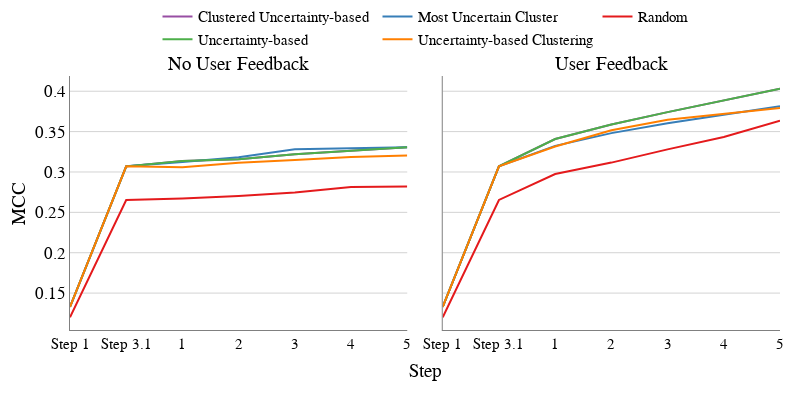
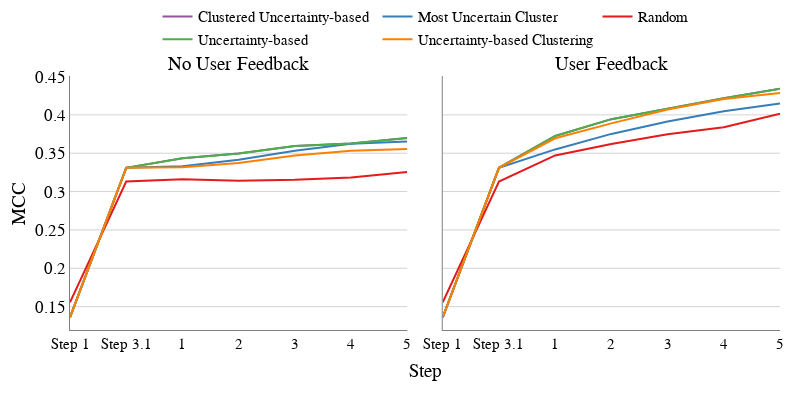

The notebook cell saved with these charts, in order:
### Code cell
metric = 'mcc'
for i, df in enumerate([results1, results2]):

    dataset_name = ['FoodKG', "Allrecipes"][i]
    fig_title = "_".join([dataset_name, metric_map[metric]]) +  "(1to5)"
    data = df.groupby(["feedback_eval", "strategy"])[metric].mean()

    x_dtick = 1
    x_title = 'Step'
    y_title = metric_map[metric]
    x_add = 0
    line_plots2(data, x_add, x_dtick, x_title, y_title, fig_title)

### Figure 1 — Plotly figure (JSON) as saved in the notebook; plotly's stock layout.template omitted (floating-point values rounded to 4 significant figures)
{"data": [{"marker": {"color": "rgb(152,78,163)"}, "mode": "lines", "name": "Clustered Uncertainty-based", "showlegend": false, "type": "scatter", "x": [0, 1, 2, 3, 4, 5, 6], "xaxis": "x", "y": [0.133, 0.307, 0.3136, 0.3158, 0.3219, 0.3259, 0.3307], "yaxis": "y"}, {"marker": {"color": "rgb(55,126,184)"}, "mode": "lines", "name": "Most Uncertain Cluster", "showlegend": false, "type": "scatter", "x": [0, 1, 2, 3, 4, 5, 6], "xaxis": "x", "y": [0.133, 0.307, 0.3124, 0.3181, 0.3282, 0.3294, 0.3307], "yaxis": "y"}, {"marker": {"color": "rgb(228,26,28)"}, "mode": "lines", "name": "Random", "showlegend": false, "type": "scatter", "x": [0, 1, 2, 3, 4, 5, 6], "xaxis": "x", "y": [0.12, 0.2654, 0.2671, 0.2703, 0.2746, 0.2813, 0.2821], "yaxis": "y"}, {"marker": {"color": "rgb(77,175,74)"}, "mode": "lines", "name": "Uncertainty-based", "showlegend": false, "type": "scatter", "x": [0, 1, 2, 3, 4, 5, 6], "xaxis": "x", "y": [0.133, 0.307, 0.3136, 0.3158, 0.3219, 0.3259, 0.3307], "yaxis": "y"}, {"marker": {"color": "rgb(255,127,0)"}, "mode": "lines", "name": "Uncertainty-based Clustering", "showlegend": false, "type": "scatter", "x": [0, 1, 2, 3, 4, 5, 6], "xaxis": "x", "y": [0.133, 0.307, 0.3058, 0.3115, 0.3147, 0.3184, 0.3205], "yaxis": "y"}, {"marker": {"color": "rgb(152,78,163)"}, "mode": "lines", "name": "Clustered Uncertainty-based", "showlegend": true, "type": "scatter", "x": [0, 1, 2, 3, 4, 5, 6], "xaxis": "x2", "y": [0.133, 0.307, 0.3408, 0.3588, 0.3741, 0.3883, 0.4031], "yaxis": "y2"}, {"marker": {"color": "rgb(55,126,184)"}, "mode": "lines", "name": "Most Uncertain Cluster", "showlegend": true, "type": "scatter", "x": [0, 1, 2, 3, 4, 5, 6], "xaxis": "x2", "y": [0.133, 0.307, 0.3323, 0.3481, 0.3603, 0.3705, 0.3814], "yaxis": "y2"}, {"marker": {"color": "rgb(228,26,28)"}, "mode": "lines", "name": "Random", "showlegend": true, "type": "scatter", "x": [0, 1, 2, 3, 4, 5, 6], "xaxis": "x2", "y": [0.12, 0.2654, 0.2974, 0.3116, 0.328, 0.3434, 0.3634], "yaxis": "y2"}, {"marker": {"color": "rgb(77,175,74)"}, "mode": "lines", "name": "Uncertainty-based", "showlegend": true, "type": "scatter", "x": [0, 1, 2, 3, 4, 5, 6], "xaxis": "x2", "y": [0.133, 0.307, 0.3408, 0.3588, 0.3741, 0.3883, 0.4031], "yaxis": "y2"}, {"marker": {"color": "rgb(255,127,0)"}, "mode": "lines", "name": "Uncertainty-based Clustering", "showlegend": true, "type": "scatter", "x": [0, 1, 2, 3, 4, 5, 6], "xaxis": "x2", "y": [0.133, 0.307, 0.3315, 0.3517, 0.3648, 0.3717, 0.3791], "yaxis": "y2"}], "layout": {"annotations": [{"font": {"size": 19}, "showarrow": false, "text": "No User Feedback", "x": 0.2375, "xanchor": "center", "xref": "paper", "y": 1, "yanchor": "bottom", "yref": "paper"}, {"font": {"size": 19}, "showarrow": false, "text": "User Feedback", "x": 0.7625, "xanchor": "center", "xref": "paper", "y": 1, "yanchor": "bottom", "yref": "paper"}, {"font": {"size": 19}, "showarrow": false, "text": "Step", "x": 0.5, "xanchor": "center", "xref": "paper", "y": 0, "yanchor": "top", "yref": "paper", "yshift": -30}, {"font": {"size": 19}, "showarrow": false, "text": "MCC", "textangle": -90, "x": 0, "xanchor": "right", "xref": "paper", "xshift": -40, "y": 0.5, "yanchor": "middle", "yref": "paper"}], "font": {"color": "black", "family": "Times New Roman", "size": 19}, "height": 400, "legend": {"font": {"size": 15.2}, "orientation": "h", "title": {"text": ""}, "x": 0.5, "xanchor": "auto", "y": 1.3}, "margin": {"b": 70, "l": 70, "pad": 0, "r": 20, "t": 0}, "plot_bgcolor": "white", "width": 800, "xaxis": {"anchor": "y", "domain": [0, 0.475], "dtick": 1, "linecolor": "gray", "showline": true, "tickfont": {"size": 15.2}, "ticktext": ["Step 1", "Step 3.1", 1, 2, 3, 4, 5], "tickvals": [0, 1, 2, 3, 4, 5, 6], "title": {"standoff": 25}}, "xaxis2": {"anchor": "y2", "domain": [0.525, 1], "dtick": 1, "linecolor": "gray", "showline": true, "tickfont": {"size": 15.2}, "ticktext": ["Step 1", "Step 3.1", 1, 2, 3, 4, 5], "tickvals": [0, 1, 2, 3, 4, 5, 6], "title": {"standoff": 25}}, "yaxis": {"anchor": "x", "domain": [0, 1], "gridcolor": "lightgray", "linecolor": "gray", "nticks": 10, "showgrid": true, "showline": true, "tickfont": {"size": 17.1}, "zeroline": true, "zerolinecolor": "lightgray"}, "yaxis2": {"anchor": "x2", "domain": [0, 1], "gridcolor": "lightgray", "linecolor": "gray", "matches": "y", "nticks": 10, "showgrid": true, "showline": true, "showticklabels": false, "tickfont": {"size": 17.1}, "zeroline": true, "zerolinecolor": "lightgray"}}}

### Figure 2 — Plotly figure (JSON) as saved in the notebook; plotly's stock layout.template omitted (floating-point values rounded to 4 significant figures)
{"data": [{"marker": {"color": "rgb(152,78,163)"}, "mode": "lines", "name": "Clustered Uncertainty-based", "showlegend": false, "type": "scatter", "x": [0, 1, 2, 3, 4, 5, 6], "xaxis": "x", "y": [0.1361, 0.331, 0.3433, 0.3495, 0.3593, 0.3626, 0.3698], "yaxis": "y"}, {"marker": {"color": "rgb(55,126,184)"}, "mode": "lines", "name": "Most Uncertain Cluster", "showlegend": false, "type": "scatter", "x": [0, 1, 2, 3, 4, 5, 6], "xaxis": "x", "y": [0.1361, 0.331, 0.3331, 0.3415, 0.3531, 0.3625, 0.3653], "yaxis": "y"}, {"marker": {"color": "rgb(228,26,28)"}, "mode": "lines", "name": "Random", "showlegend": false, "type": "scatter", "x": [0, 1, 2, 3, 4, 5, 6], "xaxis": "x", "y": [0.1557, 0.3131, 0.3161, 0.314, 0.3153, 0.3185, 0.3256], "yaxis": "y"}, {"marker": {"color": "rgb(77,175,74)"}, "mode": "lines", "name": "Uncertainty-based", "showlegend": false, "type": "scatter", "x": [0, 1, 2, 3, 4, 5, 6], "xaxis": "x", "y": [0.1361, 0.331, 0.3433, 0.3495, 0.3593, 0.3626, 0.3698], "yaxis": "y"}, {"marker": {"color": "rgb(255,127,0)"}, "mode": "lines", "name": "Uncertainty-based Clustering", "showlegend": false, "type": "scatter", "x": [0, 1, 2, 3, 4, 5, 6], "xaxis": "x", "y": [0.1361, 0.331, 0.3317, 0.3372, 0.347, 0.3531, 0.3555], "yaxis": "y"}, {"marker": {"color": "rgb(152,78,163)"}, "mode": "lines", "name": "Clustered Uncertainty-based", "showlegend": true, "type": "scatter", "x": [0, 1, 2, 3, 4, 5, 6], "xaxis": "x2", "y": [0.1361, 0.331, 0.3725, 0.3944, 0.4078, 0.4216, 0.4341], "yaxis": "y2"}, {"marker": {"color": "rgb(55,126,184)"}, "mode": "lines", "name": "Most Uncertain Cluster", "showlegend": true, "type": "scatter", "x": [0, 1, 2, 3, 4, 5, 6], "xaxis": "x2", "y": [0.1361, 0.331, 0.3549, 0.3752, 0.3914, 0.4048, 0.4149], "yaxis": "y2"}, {"marker": {"color": "rgb(228,26,28)"}, "mode": "lines", "name": "Random", "showlegend": true, "type": "scatter", "x": [0, 1, 2, 3, 4, 5, 6], "xaxis": "x2", "y": [0.1557, 0.3131, 0.3471, 0.3621, 0.3747, 0.3838, 0.4013], "yaxis": "y2"}, {"marker": {"color": "rgb(77,175,74)"}, "mode": "lines", "name": "Uncertainty-based", "showlegend": true, "type": "scatter", "x": [0, 1, 2, 3, 4, 5, 6], "xaxis": "x2", "y": [0.1361, 0.331, 0.3725, 0.3944, 0.4078, 0.4216, 0.4341], "yaxis": "y2"}, {"marker": {"color": "rgb(255,127,0)"}, "mode": "lines", "name": "Uncertainty-based Clustering", "showlegend": true, "type": "scatter", "x": [0, 1, 2, 3, 4, 5, 6], "xaxis": "x2", "y": [0.1361, 0.331, 0.3694, 0.3889, 0.407, 0.4208, 0.4285], "yaxis": "y2"}], "layout": {"annotations": [{"font": {"size": 19}, "showarrow": false, "text": "No User Feedback", "x": 0.2375, "xanchor": "center", "xref": "paper", "y": 1, "yanchor": "bottom", "yref": "paper"}, {"font": {"size": 19}, "showarrow": false, "text": "User Feedback", "x": 0.7625, "xanchor": "center", "xref": "paper", "y": 1, "yanchor": "bottom", "yref": "paper"}, {"font": {"size": 19}, "showarrow": false, "text": "Step", "x": 0.5, "xanchor": "center", "xref": "paper", "y": 0, "yanchor": "top", "yref": "paper", "yshift": -30}, {"font": {"size": 19}, "showarrow": false, "text": "MCC", "textangle": -90, "x": 0, "xanchor": "right", "xref": "paper", "xshift": -40, "y": 0.5, "yanchor": "middle", "yref": "paper"}], "font": {"color": "black", "family": "Times New Roman", "size": 19}, "height": 400, "legend": {"font": {"size": 15.2}, "orientation": "h", "title": {"text": ""}, "x": 0.5, "xanchor": "auto", "y": 1.3}, "margin": {"b": 70, "l": 70, "pad": 0, "r": 20, "t": 0}, "plot_bgcolor": "white", "width": 800, "xaxis": {"anchor": "y", "domain": [0, 0.475], "dtick": 1, "linecolor": "gray", "showline": true, "tickfont": {"size": 15.2}, "ticktext": ["Step 1", "Step 3.1", 1, 2, 3, 4, 5], "tickvals": [0, 1, 2, 3, 4, 5, 6], "title": {"standoff": 25}}, "xaxis2": {"anchor": "y2", "domain": [0.525, 1], "dtick": 1, "linecolor": "gray", "showline": true, "tickfont": {"size": 15.2}, "ticktext": ["Step 1", "Step 3.1", 1, 2, 3, 4, 5], "tickvals": [0, 1, 2, 3, 4, 5, 6], "title": {"standoff": 25}}, "yaxis": {"anchor": "x", "domain": [0, 1], "gridcolor": "lightgray", "linecolor": "gray", "nticks": 10, "showgrid": true, "showline": true, "tickfont": {"size": 17.1}, "zeroline": true, "zerolinecolor": "lightgray"}, "yaxis2": {"anchor": "x2", "domain": [0, 1], "gridcolor": "lightgray", "linecolor": "gray", "matches": "y", "nticks": 10, "showgrid": true, "showline": true, "showticklabels": false, "tickfont": {"size": 17.1}, "zeroline": true, "zerolinecolor": "lightgray"}}}
